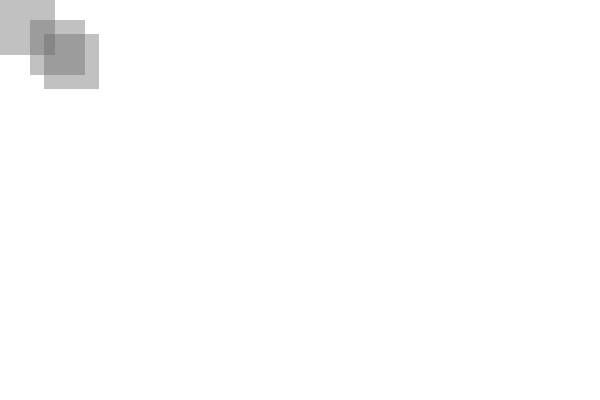
Frame 1 (no input)
Frame 60 (no input): identical to frame 1, image omitted
Frame 120 (the mouse pressed at the canvas centre since frame 60): identical to frame 1, image omitted

The p5.js sketch that drew this single still picture (run headless with seeded random() and noise() and a simulated clock; from frame 60 on, the mouse is pressed at the canvas centre):

// p5.js sketch
// ── sketch.js
/*
 * Yuli Cai 蔡雨利 翻译自 Dan Shiffman 示例
 */

// Example: translate
// 示例：位移于转换
// 线上示例：https://editor.p5js.org/yulicai/sketches/HydB8kMkz



function setup() {
    createCanvas(600, 400);
    fill(100, 102);
    noStroke();
}

function draw() {
	background(255);
    rect(0, 0, 55, 55); // 画一个长方形在顶点坐标 0,0
    translate(30, 20);
    rect(0, 0, 55, 55); // 画一个新的长方形在顶点坐标 new 0,0
    translate(14, 14);
    rect(0, 0, 55, 55); // 画一个新的长方形在顶点坐标 new 0,0
}
